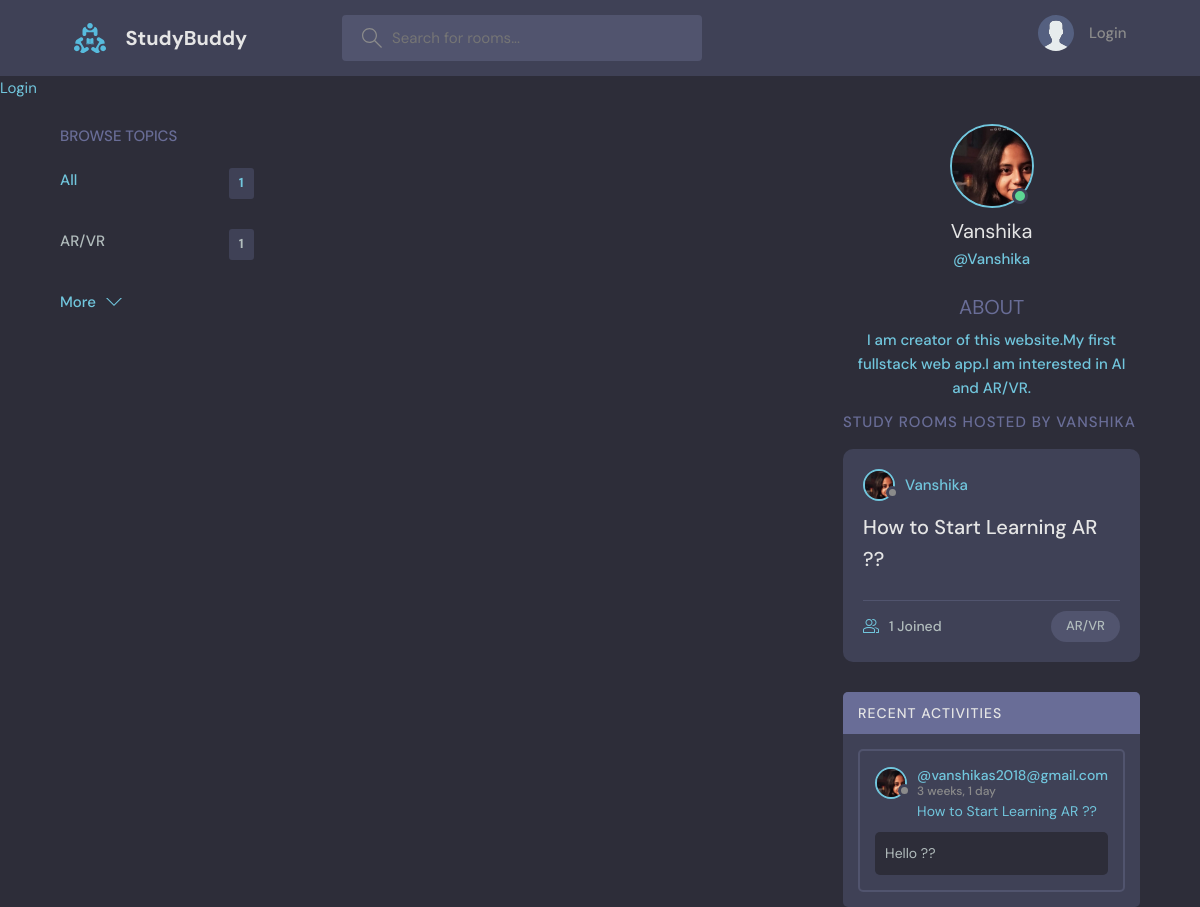
Page /profile/1/ on the committed database.
### base/models.py (models this page shows, shortened)
class Topic(models.Model):
    name = models.CharField(max_length=200)

class User(AbstractUser):
    name = models.CharField(max_length=20,null=True)
    email = models.EmailField(unique=True,null=True)
    bio = models.TextField(null=True)
    avatar = models.ImageField(null=True,default="studybud/static/images/avatar.svg")
    USERNAME_FIELD = 'email'
    REQUIRED_FIELDS = []

class Room(models.Model):
    host = models.ForeignKey(User,on_delete=models.SET_NULL,null = True)
    topic = models.ForeignKey(Topic,on_delete=models.SET_NULL,null = True);
    name = models.CharField(max_length=200)
    description = models.TextField(null = True , blank=True)
    participants =  models.ManyToManyField(User,related_name='participants',blank=True)

class Message(models.Model):
    user = models.ForeignKey(User, on_delete=models.CASCADE)
    room = models.ForeignKey(Room, on_delete=models.CASCADE)
    body = models.TextField()
    updated = models.DateTimeField(auto_now=True)
    created = models.DateTimeField(auto_now_add=True)
    class Meta:
        ordering = ['-updated','-created']

### base/views.py (the view)
# urls.py: path('profile/<int:pk>/', views.userProfile, name='user-profile'),
def userProfile(request,pk):
    user = User.objects.get(id=pk)
    rooms = user.room_set.all()
    room_messages = user.message_set.all();
    topics = Topic.objects.all();
    context = {'user':user,'rooms':rooms,'room_messages':room_messages,'topics':topics}
    return render(request,'base/profile.html',context)

### base/templates/base/profile.html (shortened to what this page needs)
{% extends 'main.html' %}
  {% block content %}
  <main class="profile-page layout layout--3">
    <div class="container">
{% include 'base/topic_component.html' %}
      <div class="roomList">
        <div class="profile">
          <div class="profile__avatar">
            <div class="avatar avatar--large active">
              <img src="{{user.avatar.url}}" />
            </div>
          </div>
          <div class="profile__info">
            <h3>{{user.username}}</h3>
            <p>@{{user.username}}</p>
          <div class="profile__about">
            <h3>About</h3>
            <p>
            {{user.bio}}
            </p>
          </div>
        </div>
        <div class="roomList__header">
          <div>
            <h2>Study Rooms Hosted by {{user.username}}</a>
            </h2>
          </div>
        </div>
        {% include 'base/feed_component.html' %}
      </div>
{% include 'base/activity_component.html' %}
    </div>
  </main>
{% endblock content %}

### templates/main.html (shortened to what this page needs)
<!DOCTYPE html>
{%  load static %}
<html lang="en">
  <head>
        <link rel ='stylesheet' type='text/css' media='screen' href="{% static 'styles/main.css' %}">
  </head>
  <body>
        {% include 'navbar.html' %}
    {% block content %}
    {% endblock%}
  </body>
</html>

### templates/navbar.html (shortened to what this page needs)
{% load static %}
<header class="header header--loggedIn">
      <div class="container">
        <a href="{% url 'home'  %}" class="header__logo">
        <img src="{% static 'images/logo.svg' %}"/>
          <h1>StudyBuddy</h1>
        </a>
        <form class="header__search" method="GET" action="{% url 'home' %}">
          <label>
            <input name="q" placeholder="Search for rooms..." />
          </label>
        </form>
        <nav class="header__menu">
{% if request.user.is_authenticated %}
          <div class="header__user">
            <a href="{% url 'update-user' %}">
              <div class="avatar avatar--medium active">
                <img src="{{request.user.avatar.url}}" />
              </div>
              <p>{{request.user.username}}<span>@{{request.user.username}}</span></p>
            </a>
            <button class="dropdown-button">
              <svg version="1.1" xmlns="http://www.w3.org/2000/svg" width="32" height="32" viewBox="0 0 32 32">
                <title>chevron-down</title>
                <path d="M16 21l-13-13h-3l16 16 16-16h-3l-13 13z"></path>
              </svg>
            </button>
          </div>
{% else %}
         <a href="{% url 'login' %}">
            <img src="{% static 'images/avatar.svg' %}" />
            <p>Login</p>
          </a>
{% endif %}
        </nav>
      </div>
    </header>
{% if request.user.is_authenticated %}
<p>Hello {{request.user}}</p>
<a href="{% url 'logout' %}">Logout</a>
{% else  %}
<a href ="{% url 'login' %}">Login</a>
{% endif %}
    </body>
</html>

### base/templates/base/topic_component.html
<div class="topics">
          <div class="topics__header">
            <h2>Browse Topics</h2>
          </div>
          <ul class="topics__list">
            <li>
              <a href="{% url 'home' %}" class="active">All <span>{{topics.count}}</span></a>
            </li>
                {% for topic in topics%}
            <li>
              <a href="{% url 'home' %}?q={{topic.name}}">{{topic.name}}<span>{{topic.room_set.all.count}}</span></a>
            </li>
            {% endfor %}
          </ul>
          <a class="btn btn--link" href="{% url 'topics' %}">
            More
            <svg version="1.1" xmlns="http://www.w3.org/2000/svg" width="32" height="32" viewBox="0 0 32 32">
              <title>chevron-down</title>
              <path d="M16 21l-13-13h-3l16 16 16-16h-3l-13 13z"></path>
            </svg>
          </a>
        </div>

### base/templates/base/feed_component.html (shortened to what this page needs)
            {% for room in rooms %}
          <div class="roomListRoom">
            <div class="roomListRoom__header">
            {% if room.host %}
              <a href="{% url 'user-profile' room.host.id %}" class="roomListRoom__author">
                <div class="avatar avatar--small">
                  <img src= "{{room.host.avatar.url}}"/>
                </div>
                <span>{{room.host.username}}</span>
              </a>
              {% else %}
              No hosts assigned
              {% endif %}
            </div>
            <div class="roomListRoom__content">
              <a href="{% url 'room' room.id %}">{{room.name}}</a>
            </div>
            <div class="roomListRoom__meta">
              <a href="{% url 'room' room.id %}" class="roomListRoom__joined">
                {{room.participants.all.count}} Joined
              </a>
              <p class="roomListRoom__topic">{{room.topic.name}}</p>
            </div>
          </div>
            {% endfor %}

### base/templates/base/activity_component.html (shortened to what this page needs)
        <div class="activities">
          <div class="activities__header">
            <h2>Recent Activities</h2>
          </div>
{% for m in room_messages%}
          <div class="activities__box">
            <div class="activities__boxHeader roomListRoom__header">
              <a href="{% url 'user-profile' m.user.id %}" class="roomListRoom__author">
                <div class="avatar avatar--small">
                  <img src="{{m.user.avatar.url}}" />
                </div>
                <p>
                  @{{m.user}}
                  <span>{{m.created|timesince}}</span>
                </p>
              </a>
            </div>
            <div class="activities__boxContent">
<a href="{% url 'room' m.room.id %}">{{ m.room.name }}</a>
              <div class="activities__boxRoomContent">
              {{m.body}}
              </div>
            </div>
          </div>
          {% endfor %}
        </div>

### rows in the picture
Topic: name "AR/VR", room_set.all.count "1"
User: avatar (picture), username "Vanshika", bio "I am creator of this website.My first fullstack web app.I am interested in AI and AR/VR.", username "VANSHIKA"
Room: host.avatar (picture), host.username "Vanshika", name "How to Start Learning AR ??", participants.all.count "1", topic.name "AR/VR"
Message: user.avatar (picture), user "vanshikas2018@gmail.com", created "3 weeks, 1 day", room.name "How to Start Learning AR ??", body "Hello ??"

### other values in the picture
{{ topics.count }} "1"
